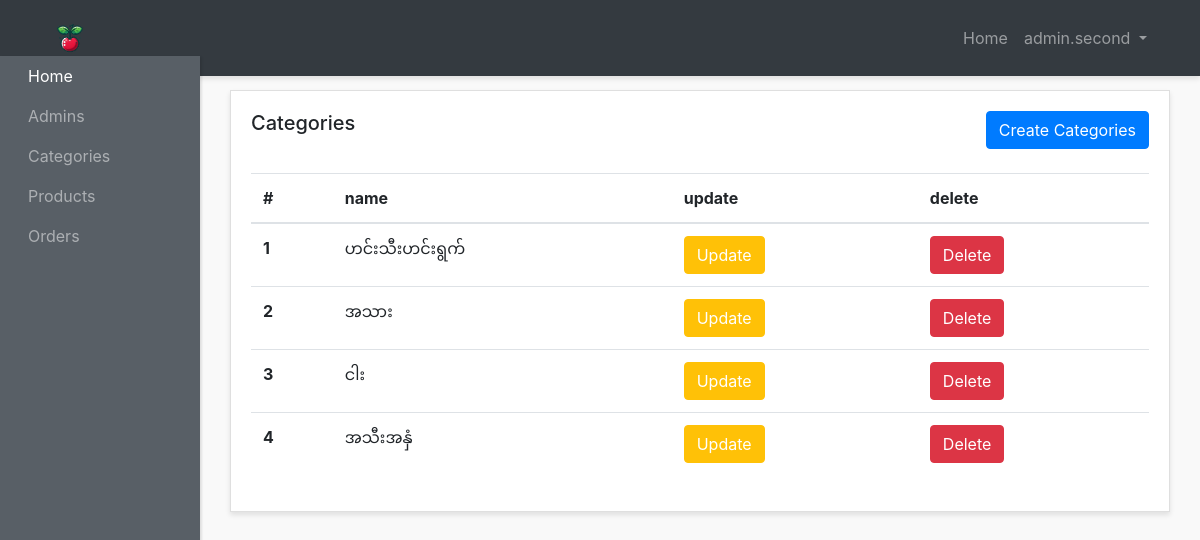
The app's page /admin-panel/categories-admins/show-categories.php (signed in) with its own data.
### tables this page shows
CREATE TABLE `categories` (
    `id` int(3) NOT NULL primary key,
    `name` varchar(200) NOT NULL,
    `image` varchar(200) NOT NULL,
    `icon` varchar(200) NOT NULL,
    `description` varchar(200) NOT NULL,
    `created_at` timestamp NOT NULL DEFAULT current_timestamp()
);

### admin-panel/categories-admins/show-categories.php (the view, shortened to what this page needs)
<?php require "../layouts/header.php"; ?>
<?php require "../../config/config.php"; ?>
<?php
  $categories = $conn->query("SELECT * FROM categories");
  $categories->execute();
  $allCategories = $categories->fetchAll(PDO::FETCH_OBJ);
?>
      <div class="row">
        <div class="col">
          <div class="card">
            <div class="card-body">
              <h5 class="card-title mb-4 d-inline">Categories</h5>
             <a  href="<?php echo ADMINURL; ?>/categories-admins/create-category.php" class="btn btn-primary mb-4 text-center float-right">Create Categories</a>
              <table class="table">
                <thead>
                  <tr>
                    <th scope="col">#</th>
                    <th scope="col">name</th>
                    <th scope="col">update</th>
                    <th scope="col">delete</th>
                  </tr>
                </thead>
                <tbody>
                  <?php foreach($allCategories as $category) : ?>
                    <tr>
                      <th scope="row"><?php echo  $category->id; ?></th>
                      <td><?php echo  $category->name; ?></td>
                      <td><a  href="update-category.php?id=<?php echo $category->id; ?>" class="btn btn-warning text-white text-center ">Update </a></td>
                      <td><a href="delete-category.php?id=<?php echo $category->id; ?>" class="btn btn-danger  text-center ">Delete </a></td>
                    </tr>
                  <?php endforeach; ?>
                </tbody>
              </table>
            </div>
          </div>
        </div>
      </div>
 <?php require "../layouts/footer.php"; ?>

### admin-panel/styles/style.css (style rules this page uses)
body { background:#f9f9f9; }
.card { margin-bottom: 15px; border-radius:0; box-shadow: 0 3px 5px rgba(0,0,0,.1); }

### records on screen
categories: id "1", name "ဟင်းသီးဟင်းရွက်"
categories: id "2", name "အသား"
categories: id "3", name "ငါး"
categories: id "4", name "အသီးအနှံ"

### other values on screen
$_SESSION['adminname'] "admin.second"
